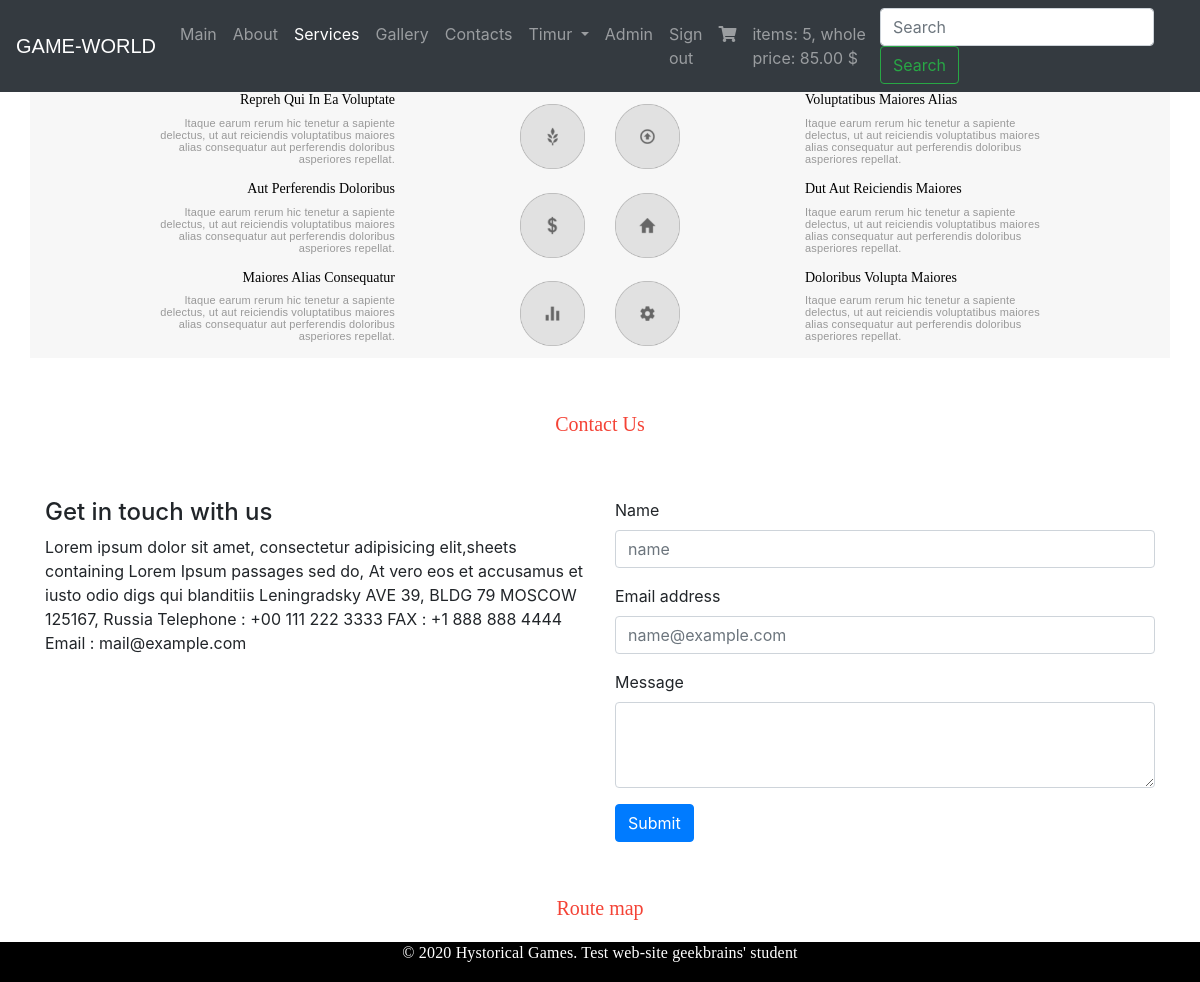
/services/ (signed in), run on the app's committed database.
### authapp/models.py (models this page shows, shortened)
class ShopUser(AbstractUser):
    avatar = models.ImageField(upload_to='users_avatars', blank=True)
    age = models.PositiveSmallIntegerField(verbose_name='age', default=18)
    activation_key = models.CharField(max_length=128, blank=True)
    activation_key_expires = models.DateTimeField(default=(now() + timedelta(hours=48)))

### shopping_cartapp/models.py (models this page shows, shortened)
class ShoppingCart(models.Model):
    user = models.ForeignKey(settings.AUTH_USER_MODEL, on_delete=models.CASCADE, related_name="shopping_cart")
    game = models.ForeignKey(Game, on_delete=models.CASCADE)
    quantity = models.SmallIntegerField(verbose_name="quantity", default=0)
    add_time = models.DateTimeField(verbose_name="add time", auto_now_add=True)
    @cached_property
    def get_items_cached(self):
        return self.user.shopping_cart.select_related()
    @property
    def product_cost(self):
        return self.game.price * self.quantity
    @property
    def total_quantity(self):
        _items = self.get_items_cached
        _total_quantity = sum(list(map(lambda x: x.quantity, _items)))
        return _total_quantity
    @property
    def total_cost(self):
        _items = self.get_items_cached
        _total_cost = sum(list(map(lambda x: x.product_cost, _items)))
        return _total_cost

### mainapp/models.py (models this page shows, shortened)
class Game(models.Model):
    type = models.ForeignKey(GameTypes, on_delete=models.CASCADE)
    name = models.CharField(verbose_name="name", max_length=30)
    image = models.ImageField(upload_to="games_images", blank=True)
    short_desc = models.CharField(verbose_name="short description", max_length=70, blank=True)
    description = models.TextField(verbose_name="description", blank=True)
    price = models.DecimalField(verbose_name="price", max_digits=6, decimal_places=2, default=0)
    quantity = models.SmallIntegerField(verbose_name="quantity at warehouse", default=0)
    is_active = models.BooleanField(verbose_name="active", default=True, db_index=True)

### mainapp/views.py (the view)
# urls.py: path('services/', mainapp.ServicesView.as_view(), name='services'),
class ServicesView(TemplateView):
    template_name = 'mainapp/services.html'
    def get_context_data(self, *, object_list=None, **kwargs):
        context = super().get_context_data(**kwargs)
        context['title'] = 'services'
        context['links_menu'] = links_menu_cached()
        context['host'] = settings.SERVER_NAME
        return context

### mainapp/context_processors.py (called while the page is built)
def shopping_cart(request):
    shopping_cart = []
    if request.user.is_authenticated:
        shopping_cart = request.user.shopping_cart.select_related()
    return {
        'shopping_cart':
            shopping_cart,
    }

### mainapp/views.py (called while the page is built)
def links_menu_cached():
    if settings.LOW_CACHE:
        key = 'links_menu'
        links_menu = cache.get(key)
        if links_menu is None:
            links_menu = links_menu_from_file
            cache.set(key, links_menu)
        return links_menu
    else:
        return links_menu_from_file

### mainapp/templates/mainapp/services.html (shortened to what this page needs)
{% extends 'mainapp/base.html'%}
{% load static %}
{% block menu %}
    {% include 'mainapp/includes/inc_main_menu.html' %}
{% endblock %}
{% block services %}
    {% include 'mainapp/includes/inc_services.html' %}
{% endblock %}

### mainapp/templates/mainapp/includes/inc_main_menu.html (shortened to what this page needs)
{% load static %}
<div class="container">
        <nav class="navbar navbar-expand-xl navbar-dark bg-dark fixed-top">
            <a class="navbar-brand" href="{% url 'main' %}">GAME-WORLD</a>
            <div class="collapse navbar-collapse" id="navbarTogglerDemo02">
                <ul class="navbar-nav mr-auto mt-2 mt-lg-0">
                    {% for item in links_menu %}
                    <li class="nav-item">
                        <a href="{% url item.href %}"
                        {% if request.resolver_match.url_name == item.name or item.name == 'gallery' and title == 'gallery' or item.name == 'gallery' and title == 'games' %}
                            class="nav-link active"
                            {% else %}
                            class="nav-link"
                            {% endif%}>
                            {{ item.name|title }}
                        </a>
                    </li>
                    {% endfor %}
                    {% if user.is_authenticated %}
                    <li class="nav-item">
                    <div class="dropdown">
                        <a href="#" class="nav-link dropdown-toggle" data-toggle="dropdown"
                           id="dropdownMenuButton" aria-haspopup="true" aria-expanded="false">
                            {{ user.first_name|title|default:'User' }}
                        </a>
                        </div>
                    </li>
                    {% endif %}
                    {% if user.is_superuser %}
                    <li class="nav-item">
                        <a href="{% url 'admin:admin' %}" class="nav-link">
                            Admin
                        </a>
                    </li>
                    {% endif %}
                    <li class="nav-item">
                    {% if user.is_authenticated %}
                    <a href="{% url 'auth:logout' %}" class="nav-link">
                        Sign out
                    </a>
                    {% else %}
                    <a href="{% url 'auth:login' %}" class="nav-link">
                        Sigh in
                    </a>
                    {% endif %}
                    </li>
                    <li class="nav-item">
                    <a href="{% url 'shopping_cartapp:shopping_cart' %}" class="nav-link">
                        <i class="fas fa-shopping-cart"></i>
                    </a>
                    </li>
                {% if not request.resolver_match.url_name == 'shopping_cart' %}
                    {% include 'mainapp/includes/inc_shopping_cart_in_menu.html' %}
                {% endif %}
                    </ul>
                <form class="form-inline my-2 my-lg-0" action="{% url 'search:search' %}">
                    <input class="form-control mr-sm-2" type="search" placeholder="Search" name="search">
                    <button class="btn btn-outline-success my-2 my-sm-0" type="submit">
                        Search
                    </button>
                </form>
            </div>
        </nav>
</div>

### mainapp/templates/mainapp/includes/inc_shopping_cart_in_menu.html
<span class="nav-link">
                        {% if shopping_cart %}
                            items: {{ shopping_cart.0.total_quantity }},
                            whole price: {{ shopping_cart.0.total_cost }} $
                        {% endif %}
                    </span>

### static/css/style.css (style rules this page uses)
* { margin: 0; padding: 0; }
html, body { height: 100%; }
.navbar-brand { font-family: poppins, sans-serif }

### data on the page
ShopUser: first_name "Timur"
ShoppingCart: user+quantity "5", game+quantity "85.00"

### other printed values
{{ item.name|title }} "Main" "About" "Services" "Gallery" "Contacts"
